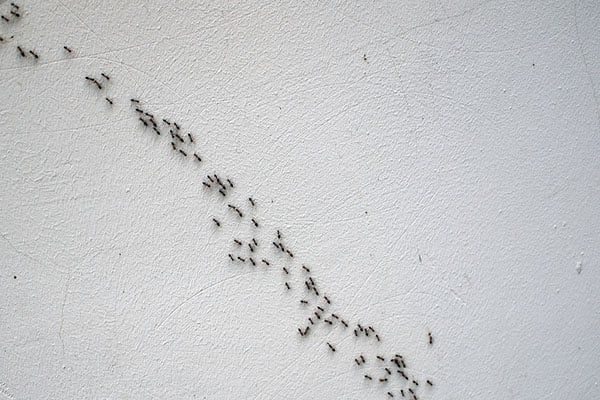
#> input picture edge_detection_1.jpg, 600 x 400 px
$ python Edge_Detection.py
#> lines starting #> are read from the running program, lines starting #| are printed output that depends on the picture; after the words box and inside, x2 and y2 are one past the last pixel; in counts of white or black regions, pixels touching at a corner belong together
import numpy as np
import cv2
import matplotlib.pyplot as plt

# Baca gambar dalam mode grayscale
image = cv2.imread('edge_detection_1.jpg', cv2.IMREAD_GRAYSCALE)
#> image: shape (400, 600); min 0, max 255, mean 200.5

# Terapkan Gaussian Blur untuk mereduksi noise
blurred_image = cv2.GaussianBlur(image, (5, 5), 1.4)

# Terapkan deteksi tepi Canny
edges = cv2.Canny(blurred_image, threshold1=50, threshold2=150)
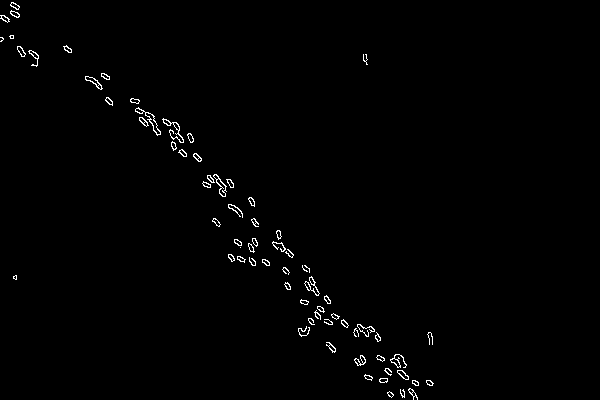
#> edges: shape (400, 600); 0.92% white in thin lines or dots, all inside (x1, y1, x2, y2) = (0, 2, 434, 400)

# Tampilkan hasil
plt.subplot(1, 2, 1)
plt.imshow(image, cmap='gray')
plt.title("Original Image")

plt.subplot(1, 2, 2)
plt.imshow(edges, cmap='gray')
plt.title("Edge Detection Result")
plt.show()
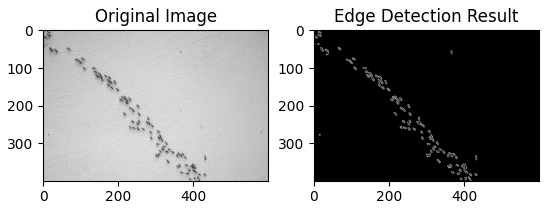
#> figure drawn by matplotlib, 2 panels

$ run again, with edge_detection_2.jpg copied over edge_detection_1.jpg
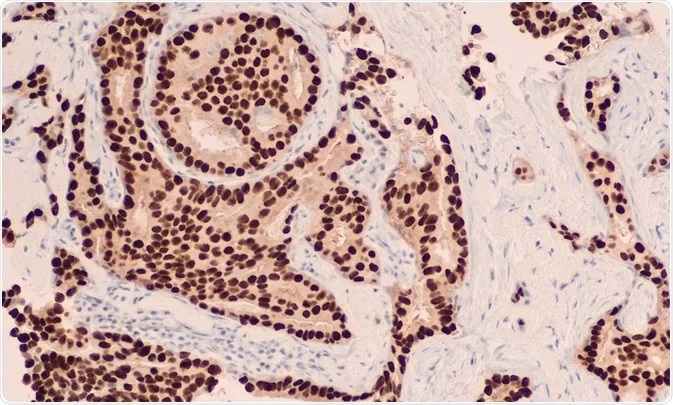
#> input picture edge_detection_2.jpg, 673 x 405 px
#> `edges = cv2.Canny(blurred_image, threshold1=50, threshold2=150)`:
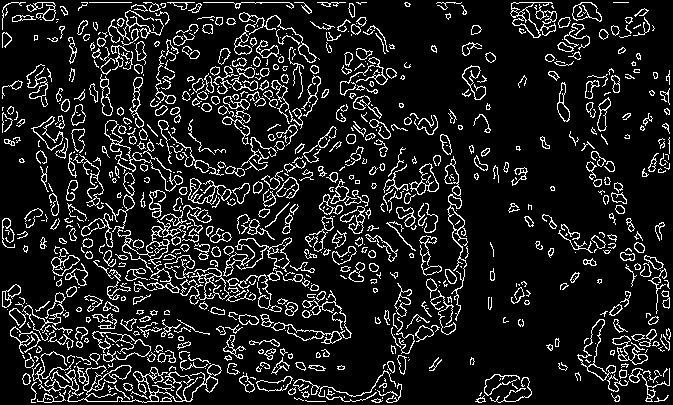
#> edges: shape (405, 673); 12.2% white in thin lines or dots
#> `plt.show()`:
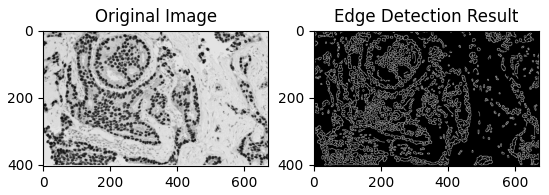
#> figure drawn by matplotlib, 2 panels
